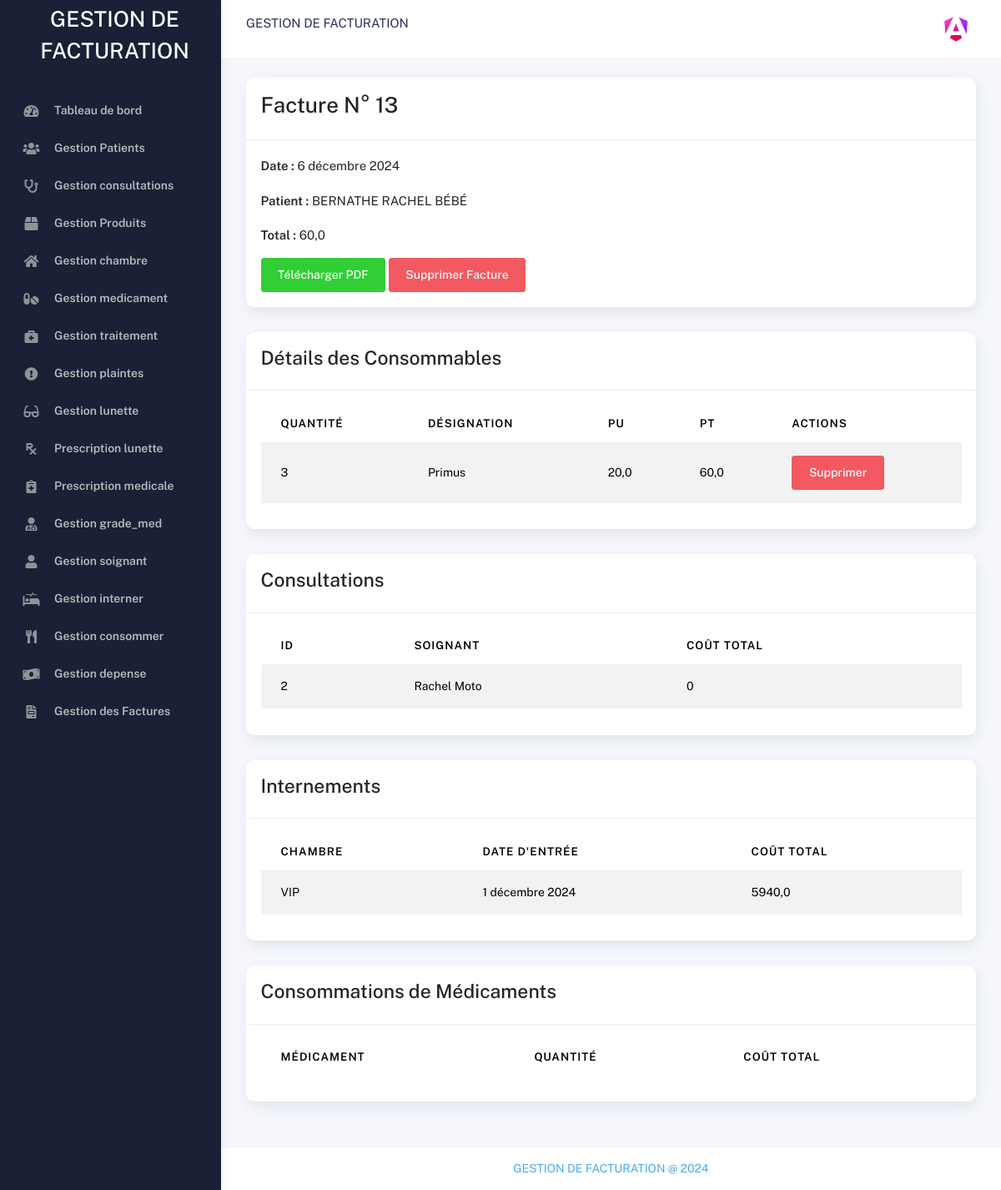
Screenshot of /facture/13/ with the database file from the repository.
### hospial/models.py (models this page shows, shortened)
class Facture(models.Model):
    date = models.DateField(auto_now_add=True)
    patient = models.ForeignKey(Patient, on_delete=models.CASCADE)
    total = models.FloatField()
    user = models.ForeignKey(
        get_user_model(), on_delete=models.SET_NULL, null=True)

class Patient(models.Model):
    nom = models.CharField(max_length=50)
    postnom = models.CharField(max_length=50)
    prenom = models.CharField(max_length=50, null=True, blank=True)
    sexe = models.CharField(max_length=1, choices=[
                            ('M', 'Male'), ('F', 'Female')])
    date_naissance = models.DateField()
    telephone = models.CharField(max_length=13)
    adresse_complete = models.CharField(max_length=100)
    employeur = models.CharField(max_length=50, null=True, blank=True)
    profession = models.CharField(max_length=50, null=True, blank=True)
    carte = models.CharField(max_length=50, null=True, blank=True)
    numero_carte = models.CharField(max_length=50, null=True, blank=True)
    def __str__(self):
        return f"{self.nom} {self.postnom} {self.prenom}"

class LigneFacture(models.Model):
    facture = models.ForeignKey(Facture, on_delete=models.CASCADE)
    produit = models.ForeignKey(Produit, on_delete=models.CASCADE)
    quantite = models.IntegerField()
    def total_cost(self):
        return self.quantite * self.produit.prix

class Produit(models.Model):
    libelle = models.CharField(max_length=50)
    prix = models.FloatField()

class Consultation(models.Model):
    date = models.DateField(auto_now_add=True)
    patient = models.ForeignKey(Patient, on_delete=models.CASCADE)
    soignant = models.ForeignKey('Soignant', on_delete=models.CASCADE)
    user = models.ForeignKey(
        get_user_model(), on_delete=models.SET_NULL, null=True)
    def total_cost(self):
        lignes_commandes = self.commande_set.all()
        return sum(item.quantite * item.produit.prix for item in lignes_commandes)

class Soignant(models.Model):
    noms = models.CharField(max_length=100)
    sexe = models.CharField(max_length=1, choices=[
                            ('M', 'Male'), ('F', 'Female')])
    grade_med = models.ForeignKey('GradeMed', on_delete=models.CASCADE)

class Interner(models.Model):
    patient = models.ForeignKey(Patient, on_delete=models.CASCADE)
    chambre = models.ForeignKey(Chambre, on_delete=models.CASCADE)
    maladie = models.CharField(max_length=200)
    date_entree = models.DateField(auto_now_add=True)
    date_sortie = models.DateField(null=True, blank=True)
    diagnostic_sorti = models.CharField(max_length=255, null=True, blank=True)
    caution = models.FloatField(default=0)
    user = models.ForeignKey(
        get_user_model(), on_delete=models.SET_NULL, null=True)
    def total_cost(self):
        from datetime import date
        if self.date_sortie:
            days_in_hospital = (self.date_sortie - self.date_entree).days
        else:
            days_in_hospital = (date.today() - self.date_entree).days
        return days_in_hospital * self.chambre.prix

class Chambre(models.Model):
    designation = models.CharField(max_length=50)
    prix = models.FloatField()

### hospial/views.py (the view)
# urls.py: path('facture/<int:facture_id>/', facture_detail, name='facture_detail'),
def facture_detail(request, facture_id):
    facture = get_object_or_404(Facture, pk=facture_id)
    lignes_facture = LigneFacture.objects.filter(facture=facture)
    consultations = Consultation.objects.filter(patient=facture.patient)
    internements = Interner.objects.filter(patient=facture.patient)
    consommations = Consommer.objects.filter(patient=facture.patient)
    for consommation in consommations:
        consommation.total_cost = consommation.quantite * consommation.medicament.prix
    context = {
        'facture': facture,
        'lignes_facture': lignes_facture,
        'consultations': consultations,
        'internements': internements,
        'consommations': consommations,
    }
    return render(request, 'factures/facture_detail.html', context)

### templates/factures/facture_detail.html (shortened to what this page needs)
{% extends 'base.html' %}
{% block content %}
<div class="container">
  <div class="page-inner">
    <div class="card">
      <div class="card-header">
        <h2>Facture N° {{ facture.id }}</h2>
      </div>
      <div class="card-body">
        <p><b>Date :</b> {{ facture.date }}</p>
        <p><b>Patient :</b> {{ facture.patient }}</p>
        <p><b>Total :</b> {{ facture.total }}</p>
        <a href="{% url 'generate_invoice_pdf' facture.id %}" class="btn btn-success">Télécharger PDF</a>
        <a href="{% url 'delete_facture' facture.id %}" class="btn btn-danger">Supprimer Facture</a>
      </div>
    </div>
    <div class="card mt-4">
      <div class="card-header">
        <h3>Détails des Consommables</h3>
      </div>
      <div class="card-body">
        <table class="table table-striped">
          <thead>
            <tr>
              <th>Quantité</th>
              <th>Désignation</th>
              <th>PU</th>
              <th>PT</th>
              <th>Actions</th>
            </tr>
          </thead>
          <tbody>
            {% for ligne in lignes_facture %}
            <tr>
              <td>{{ ligne.quantite }}</td>
              <td>{{ ligne.produit.libelle }}</td>
              <td>{{ ligne.produit.prix }}</td>
              <td>{{ ligne.total_cost }}</td>
              <td>
                <a href="{% url 'delete_ligne_facture' ligne.id %}" class="btn btn-danger">Supprimer</a>
              </td>
            </tr>
            {% endfor %}
          </tbody>
        </table>
      </div>
    </div>
    <div class="card mt-4">
      <div class="card-header">
        <h3>Consultations</h3>
      </div>
      <div class="card-body">
        <table class="table table-striped">
          <thead>
            <tr>
              <th>ID</th>
              <th>Soignant</th>
              <th>Coût Total</th>
            </tr>
          </thead>
          <tbody>
            {% for consultation in consultations %}
            <tr>
              <td>{{ consultation.id }}</td>
              <td>{{ consultation.soignant.noms }}</td>
              <td>{{ consultation.total_cost }}</td>
            </tr>
            {% endfor %}
          </tbody>
        </table>
      </div>
    </div>
    <div class="card mt-4">
      <div class="card-header">
        <h3>Internements</h3>
      </div>
      <div class="card-body">
        <table class="table table-striped">
          <thead>
            <tr>
              <th>Chambre</th>
              <th>Date d'entrée</th>
              <th>Coût Total</th>
            </tr>
          </thead>
          <tbody>
            {% for internement in internements %}
            <tr>
              <td>{{ internement.chambre.designation }}</td>
              <td>{{ internement.date_entree }}</td>
              <td>{{ internement.total_cost }}</td>
            </tr>
            {% endfor %}
          </tbody>
        </table>
      </div>
    </div>
    <div class="card mt-4">
      <div class="card-header">
        <h3>Consommations de Médicaments</h3>
      </div>
      <div class="card-body">
        <table class="table table-striped">
          <thead>
            <tr>
              <th>Médicament</th>
              <th>Quantité</th>
              <th>Coût Total</th>
            </tr>
          </thead>
        </table>
      </div>
    </div>
  </div>
</div>
{% endblock %}

### templates/base.html (shortened to what this page needs)
{% load static %}
<!DOCTYPE html>
<html lang="en">
{% include "./composants/header.html" %}
<body>
    <main>
        <div class="wrapper">
            {% include "./core/sidebar.html" %}
            <div class="main-panel">
                <div class="main-header">
                    <nav class="navbar navbar-header navbar-header-transparent navbar-expand-lg border-bottom">
                        <div class="container-fluid">
                            <nav class="navbar navbar-header-left navbar-expand-lg navbar-form nav-search p-0 d-none d-lg-flex">
                                <div class="">
                                    <div class="">
                                        <p class="text-uppercase text-bold">GESTION DE FACTURATION</p>
                                    </div>
                                </div>
                            </nav>
                            <ul class="navbar-nav topbar-nav ms-md-auto align-items-center">
                                <li class="nav-item topbar-user dropdown hidden-caret">
                                    <a class="dropdown-toggle profile-pic" data-bs-toggle="dropdown" href="#" aria-expanded="false">
                                        <div class="avatar-sm">
                                            <img src="{% static 'assets/img/angular_gradient.png' %}" alt="..." class="avatar-img rounded-circle" />
                                        </div>
                                    </a>
                                </li>
                            </ul>
                        </div>
                    </nav>
                </div>
                {% block content %}
                {% endblock content %}
                {% include "./composants/footer.html" %}
            </div>
        </div>
    </main>
</body>
</html>

### templates/composants/header.html (shortened to what this page needs)
{% load static %}
<head>
    <html lang="fr">
    <link rel="stylesheet" href="{% static 'assets/css/bootstrap.min.css' %}" />
    <link rel="stylesheet" href="{% static 'assets/css/plugins.min.css' %}" />
    <link rel="stylesheet" href="{% static 'assets/css/kaiadmin.min.css' %}" />
    <link rel="stylesheet" href="{% static 'assets/css/demo.css' %}" />
</head>

### templates/core/sidebar.html
{% load static %}
<div class="sidebar justify-content-center" data-background-color="dark">
    <h2 class="mt-1 text-center text-bold" style="padding-left: 10px;">GESTION DE FACTURATION</h2>
    <div class="sidebar-wrapper scrollbar scrollbar-inner mt-1">
        <div class="sidebar-content">
            <ul class="nav nav-secondary">
                <li class="nav-item {% if request.resolver_match.url_name == 'dashboard' %} active{% endif%} ">
                    <a href="{% url 'dashboard' %}">
                        <i class="fas fa-tachometer-alt" aria-hidden="true"></i>
                        <p>Tableau de bord</p>
                    </a>
                </li>
                <li class="nav-item {% if request.resolver_match.url_name == 'patient-list' %} active{% endif%} ">
                    <a href="{% url 'patient-list' %}">
                        <i class="fas fa-users" aria-hidden="true"></i>
                        <p>Gestion Patients</p>
                    </a>
                </li>
                <li class="nav-item {% if request.resolver_match.url_name == 'consultation-list' %} active{% endif%} ">
                    <a href="{% url 'consultation-list' %}">
                        <i class="fas fa-stethoscope" aria-hidden="true"></i>
                        <p>Gestion consultations</p>
                    </a>
                </li>
                <li class="nav-item {% if request.resolver_match.url_name == 'produit-list' %} active{% endif%} ">
                    <a href="{% url 'produit-list' %}">
                        <i class="fas fa-box" aria-hidden="true"></i>
                        <p>Gestion Produits</p>
                    </a>
                </li>
                <li class="nav-item {% if request.resolver_match.url_name == 'chambre-list' %} active{% endif%} ">
                    <a href="{% url 'chambre-list' %}">
                        <i class="fas fa-home" aria-hidden="true"></i>
                        <p>Gestion chambre</p>
                    </a>
                </li>
                <li class="nav-item {% if request.resolver_match.url_name == 'medicament-list' %} active{% endif%} ">
                    <a href="{% url 'medicament-list' %}">
                        <i class="fas fa-pills" aria-hidden="true"></i>
                        <p>Gestion medicament</p>
                    </a>
                </li>
                <li class="nav-item {% if request.resolver_match.url_name == 'traitement-list' %} active{% endif%} ">
                    <a href="{% url 'traitement-list' %}">
                        <i class="fas fa-briefcase-medical" aria-hidden="true"></i>
                        <p>Gestion traitement</p>
                    </a>
                </li>
                <li class="nav-item {% if request.resolver_match.url_name == 'plainte-list' %} active{% endif%} ">
                    <a href="{% url 'plainte-list' %}">
                        <i class="fas fa-exclamation-circle" aria-hidden="true"></i>
                        <p>Gestion plaintes</p>
                    </a>
                </li>
                <li class="nav-item {% if request.resolver_match.url_name == 'lunette-list' %} active{% endif%} ">
                    <a href="{% url 'lunette-list' %}">
                        <i class="fas fa-glasses" aria-hidden="true"></i>
                        <p>Gestion lunette</p>
                    </a>
                </li>
                <li class="nav-item {% if request.resolver_match.url_name == 'prescription_lunette-list' %} active{% endif%} ">
                    <a href="{% url 'prescription_lunette-list' %}">
                        <i class="fas fa-prescription" aria-hidden="true"></i>
                        <p>Prescription lunette</p>
                    </a>
                </li>
                <li class="nav-item {% if request.resolver_match.url_name == 'prescription_medicale-list' %} active{% endif%} ">
                    <a href="{% url 'prescription_medicale-list' %}">
                        <i class="fas fa-notes-medical" aria-hidden="true"></i>
                        <p>Prescription medicale</p>
                    </a>
                </li>
                <li class="nav-item {% if request.resolver_match.url_name == 'grade_med-list' %} active{% endif%} ">
                    <a href="{% url 'grade_med-list' %}">
                        <i class="fas fa-user-md" aria-hidden="true"></i>
                        <p>Gestion grade_med</p>
                    </a>
                </li>
                <li class="nav-item {% if request.resolver_match.url_name == 'soignant-list' %} active{% endif%} ">
                    <a href="{% url 'soignant-list' %}">
                        <i class="fas fa-user" aria-hidden="true"></i>
                        <p>Gestion soignant</p>
                    </a>
                </li>
                <li class="nav-item {% if request.resolver_match.url_name == 'interner-list' %} active{% endif%} ">
                    <a href="{% url 'interner-list' %}">
                        <i class="fas fa-procedures" aria-hidden="true"></i>
                        <p>Gestion interner</p>
                    </a>
                </li>
                <li class="nav-item {% if request.resolver_match.url_name == 'consommer-list' %} active{% endif%} ">
                    <a href="{% url 'consommer-list' %}">
                        <i class="fas fa-utensils" aria-hidden="true"></i>
                        <p>Gestion consommer</p>
                    </a>
                </li>
                <li class="nav-item {% if request.resolver_match.url_name == 'depense-list' %} active{% endif%} ">
                    <a href="{% url 'depense-list' %}">
                        <i class="fas fa-money-bill-wave" aria-hidden="true"></i>
                        <p>Gestion depense</p>
                    </a>
                </li>
                <li class="nav-item {% if request.resolver_match.url_name == 'facture_list' %} active{% endif%} ">
                    <a href="{% url 'facture_list' %}">
                        <i class="fas fa-file-invoice" aria-hidden="true"></i>
                        <p>Gestion des Factures</p>
                    </a>
                </li>
               </ul>
           </div>
       </div>
   </div>

### templates/composants/footer.html
<footer class="footer">
    <div class="container-fluid d-flex justify-content-center">
        <div class="copyright text-info">
            GESTION DE FACTURATION @ 2024
        </div>
    </div>
</footer>

### templates/composants/scriptlinks.html (shortened to what this page needs)
{% load static %}

### rows the page displays
Facture: id "13", date "6 décembre 2024", patient "BERNATHE RACHEL BÉBÉ", total "60,0"
LigneFacture: quantite "3", produit.libelle "Primus", produit.prix "20,0", total_cost "60,0"
Consultation: id "2", soignant.noms "Rachel Moto", total_cost "0"
Interner: chambre.designation "VIP", date_entree "1 décembre 2024", total_cost "5940,0"
